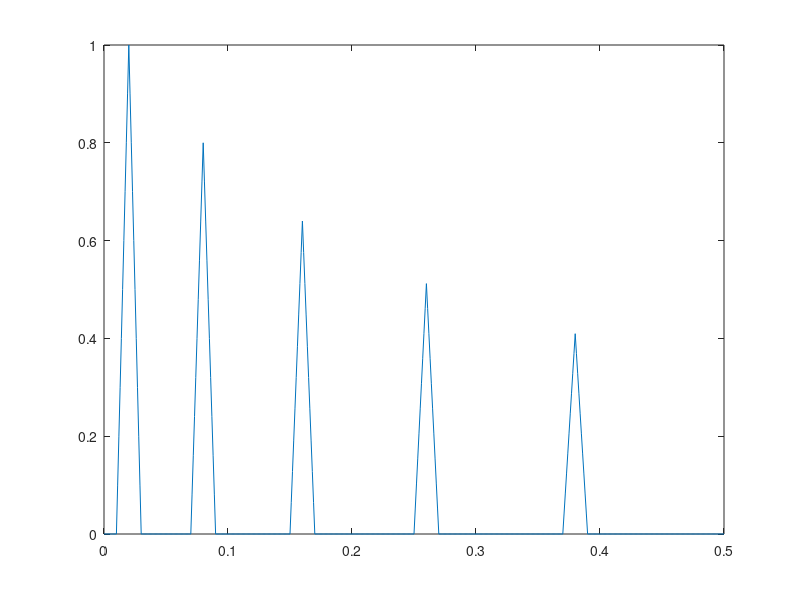
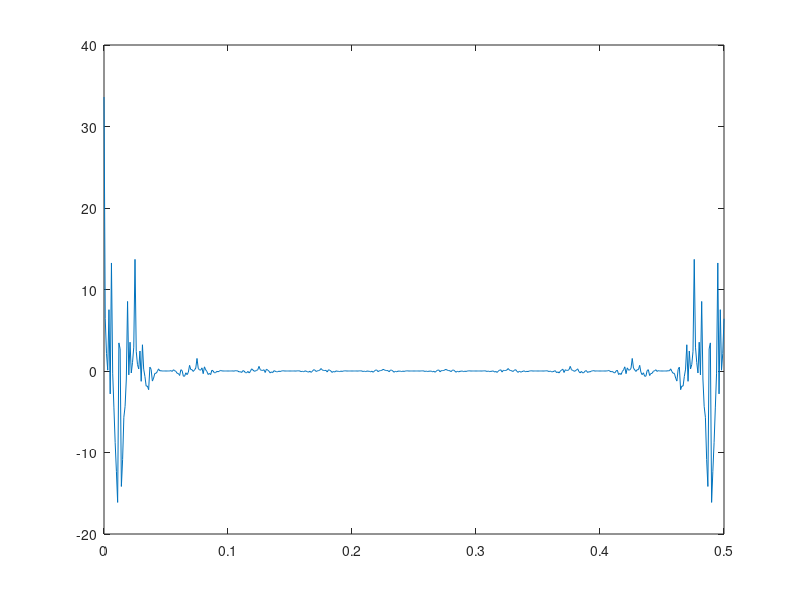

These figures' MATLAB source, in order:
close all
clc
Fs = 1e3;
t = 0:1/Fs:0.5;
tau = 20e-3;
d = [20 80 160 260 380]' * 1e-3;
d(:,2) = 0.8.^(0:4)';
y = pulstran(t, d, 'tripuls', tau);
g = figure();
plot(t,y)
FFT = fft(y);
s = figure();
plot(t(1:501), FFT(1:501))

saveas(g,'../fig/graph8_1','png');
saveas(s,'../fig/spec8_1','png');